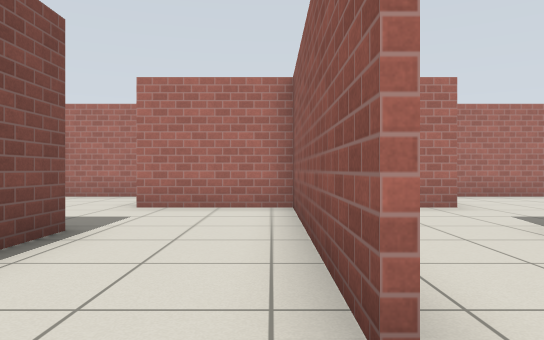
[1] (above)

16 first-person views from a walk through a robot-simulator world made for Gazebo. The camera is 0.72 m above the floor, looks level and sees 70° across. The floor is counted in squares, 1 m on a side. Each view is taken from the middle of a square. On the plan, view 1 faces up. The plan holds only what a view shows up to about 11 squares ahead; the rest is blank. Gazebo's built-in surfaces are drawn with simple patterns. Some stock models are drawn as simple stand-ins.

[2]
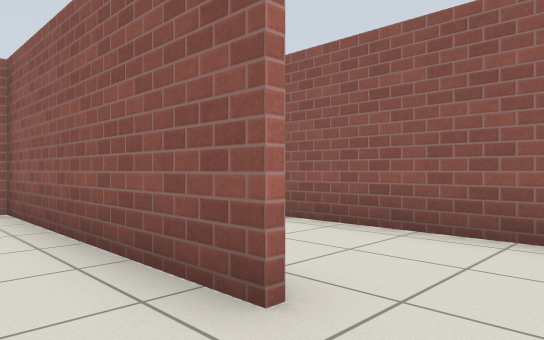

[3]
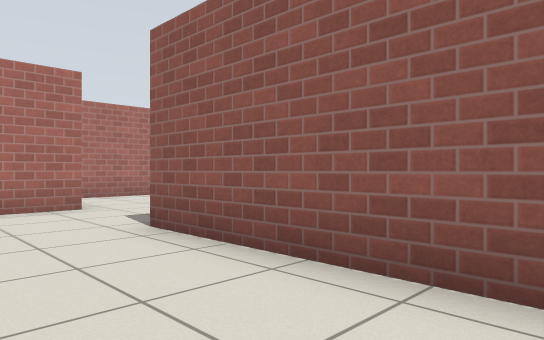

[4]
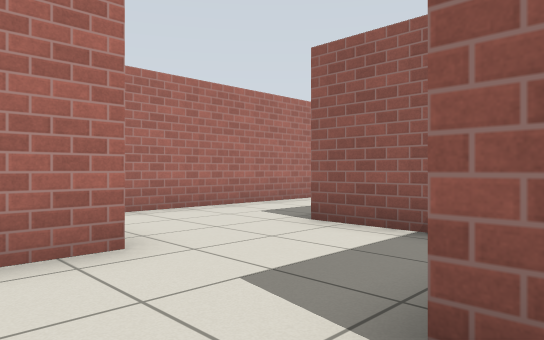

[5]
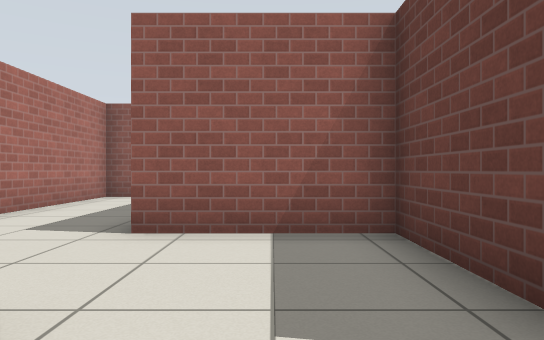

[6]
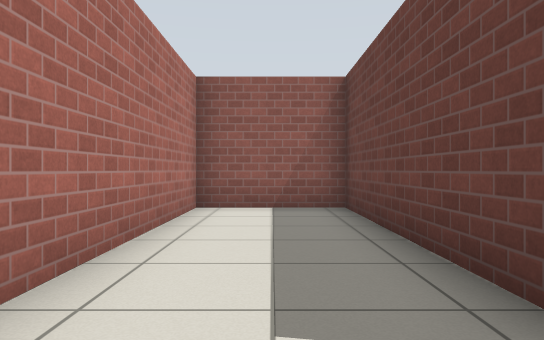

[7]
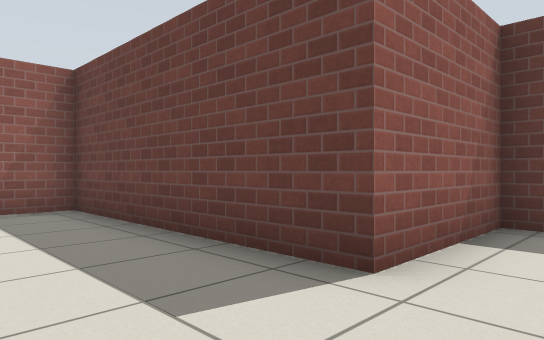

[8]
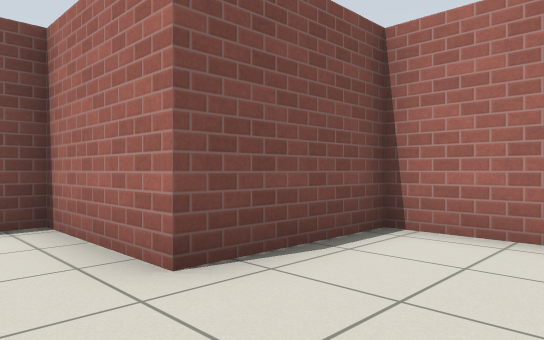

[9]
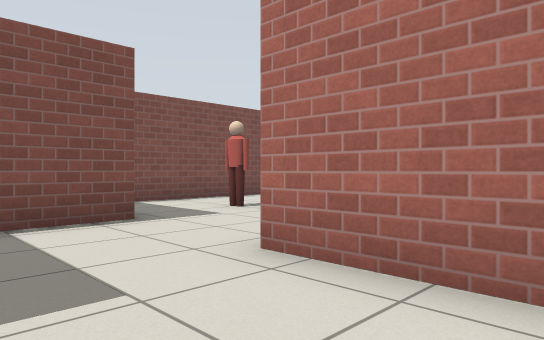

[10]
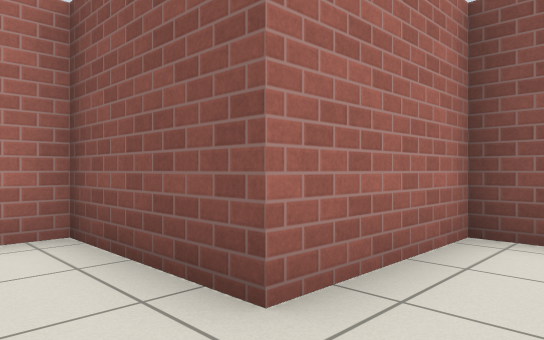

[11]
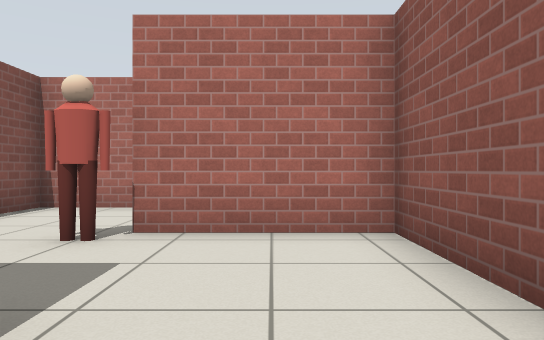

[12]
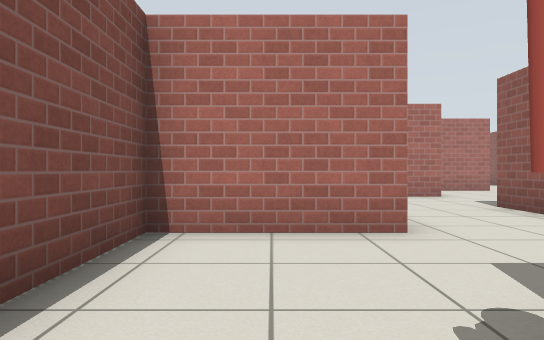

[13]
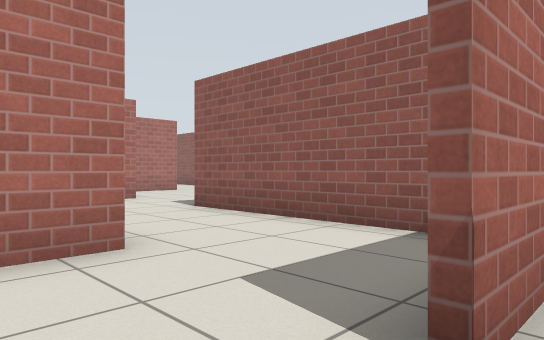

[14]
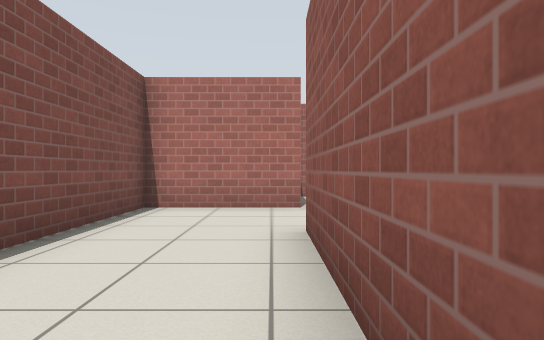

[15]
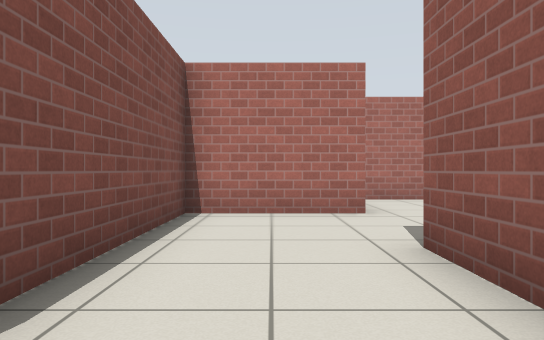

[16]
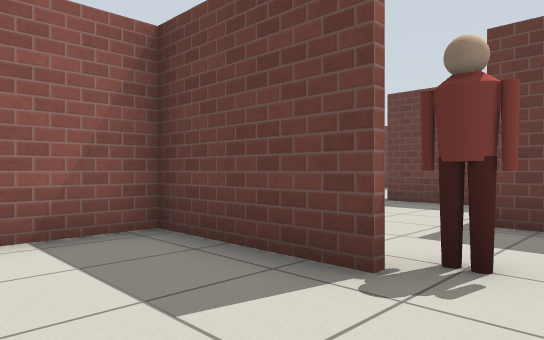

### Floor plan
Points are (right, up) in squares from view 1. A wall is a line through its corners. A room is listed if a view was taken in it or the views show most of it. See-through windows are left out.
Room 1 (views 1, 2, 9)
walls: (-2.4, 4.6) (-2.4, 3.4); (0.4, 1.4) (0.4, 7.5); (1.1, 7.4) (-2.6, 7.4)
ways out: opening at (1, 0.5) to room 2; opening at (-2, 6.5) to room 5
Room 2 (views 3, 4, 5)
walls: (3.4, 0.4) (3.4, 4.6); (3.6, 7.4) (1.1, 7.4); (0.6, 7.5) (0.6, 6.9)
ways out: opening at (1, 0.5) to room 1; opening at (4, 6.5) to room 4
Room 3 (views 6, 7)
walls: (6.4, 7.6) (12.4, 7.6) (12.4, 10.4) (3.6, 10.4) (3.6, 7.4)
ways out: opening at (5.5, 8) to room 4
Room 4 (view 8)
walls: (4, 4.6) (6.4, 4.6) (6.4, 7.6)
ways out: opening at (4, 6.5) to room 2; opening at (5.5, 8) to room 3
Room 5 (views 10, 11)
walls: (-5.4, 7.6) (-5.4, 5.9); (-4.2, 4.6) (-2.4, 4.6)
ways out: opening at (-2, 6.5) to room 1; opening at (-3.5, 8) to room 9
Room 6 (views 12, 13)
walls: (-8.4, 11.4) (-8.4, 9); (-6.1, 7.6) (-5.4, 7.6)
ways out: opening at (-6.5, 10.5) to room 8; opening at (-5, 9) to room 9
objects: person (-6, 10)
Room 7 (views 14, 15)
walls: (-2.4, 19.4) (-5.4, 19.4) (-5.4, 15); (-2.6, 11.1) (-2.6, 15.5); (-5.6, 10.6) (-2.5, 10.6)
ways out: opening at (-5, 12.5) to room 8; opening at (-0.5, 20)
Room 8 (view 16)
walls: (-5.4, 13.4) (-8.4, 13.4) (-8.4, 11.4)
ways out: opening at (-6.5, 10.5) to room 6; opening at (-5, 12.5) to room 7
Room 9 (no view inside)
walls: (-2.5, 10.4) (-5.6, 10.4); (-2.6, 7.4) (-2.6, 11.1)
ways out: opening at (-3.5, 8) to room 5; opening at (-5, 9) to room 6

Where each view was taken, in squares from view 1:
view 1: 0 up, 0 right, facing up
view 2: 0 up, 1 left, facing up-right
view 3: 0 up, 1 right, facing up-right
view 4: 4 up, 2 right, facing up-right
view 5: 6 up, 2 right, facing right
view 6: 9 up, 5 right, facing right
view 7: 10 up, 5 right, facing down-right
view 8: 6 up, 6 right, facing up-left
view 9: 5 up, 0 right, facing up-left
view 10: 6 up, 4 left, facing up-right
view 11: 6 up, 4 left, facing up
view 12: 9 up, 7 left, facing up
view 13: 10 up, 7 left, facing up-right
view 14: 12 up, 3 left, facing up
view 15: 13 up, 4 left, facing up
view 16: 13 up, 7 left, facing down-right
